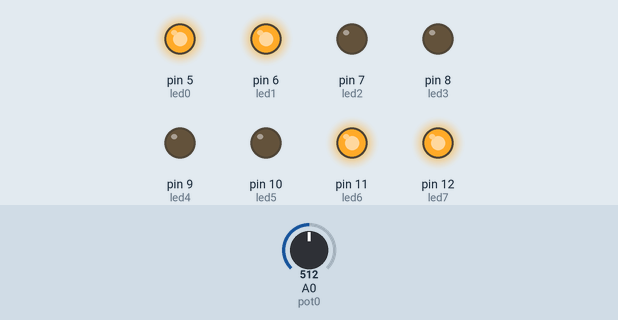
Simulated run of this sketch. Board: Arduino Uno, built with avr-gcc and run on an emulated ATmega328P. Shown: output pins drawn as LEDs (lit = HIGH). The test bench sets the inputs (shaded band); at power-on: A0 (pot0) = 512.

Above: at 6.0 s.
6.1 s: A0 (pot0) set to 122
At 7.9 s:
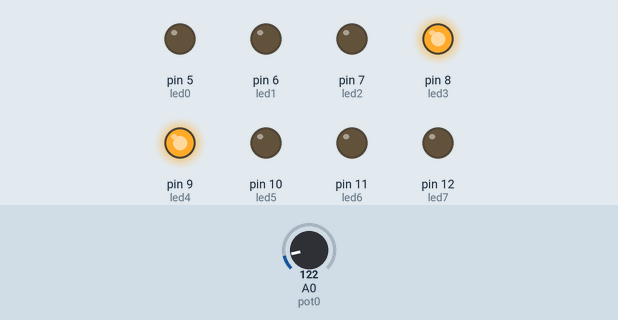
12.3 s: A0 (pot0) set to 0
At 18.4 s:
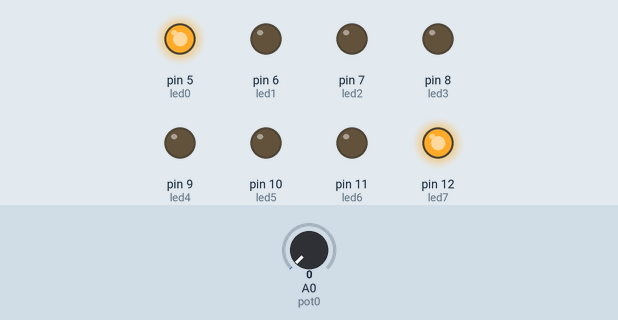
18.5 s: A0 (pot0) set to 306
At 19.38 s:
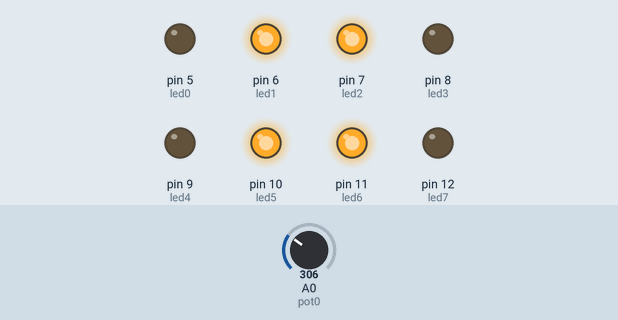
Timing chart, 0 to 30.7 s (numbered marks = the images above; inputs shaded):
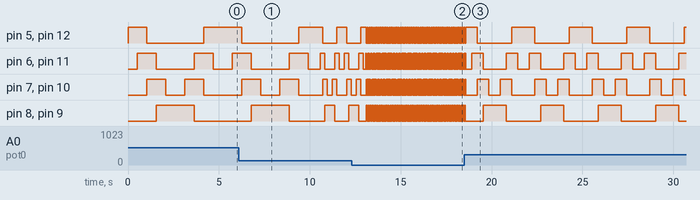

The sketch:

Ex2.ino
```cpp
const byte led0 = 5;
const byte led1 = 6;
const byte led2 = 7;
const byte led3 = 8;
const byte led4 = 9;
const byte led5 = 10;
const byte led6 = 11;
const byte led7 = 12;
const byte pot0 = A0;

unsigned long velocitat = 10;
int valPot0;

void setup()
{
  pinMode(led0, OUTPUT);
  pinMode(led1, OUTPUT);
  pinMode(led2, OUTPUT);
  pinMode(led3, OUTPUT);
  pinMode(led4, OUTPUT);
  pinMode(led5, OUTPUT);
  pinMode(led6, OUTPUT);
  pinMode(led7, OUTPUT);
  Serial.begin(9600);
}

void loop()
{
  valPot0 = analogRead(pot0);
  velocitat = 10 + valPot0;
  digitalWrite(led0, HIGH);
  digitalWrite(led7, HIGH);
  delay(velocitat);

  digitalWrite(led1, HIGH);
  digitalWrite(led6, HIGH);
  delay(velocitat);

  digitalWrite(led0, LOW);
  digitalWrite(led2, HIGH);
  digitalWrite(led5, HIGH);
  digitalWrite(led7, LOW);
  delay(velocitat);

  digitalWrite(led1, LOW);
  digitalWrite(led6, LOW);
  digitalWrite(led3, HIGH);
  digitalWrite(led4, HIGH);
  delay(velocitat);

  digitalWrite(led2, LOW);
  digitalWrite(led5, LOW);

  delay(velocitat*2);


  digitalWrite(led2, HIGH);
  digitalWrite(led5, HIGH);

  delay(velocitat);

  digitalWrite(led3, LOW);
  digitalWrite(led4, LOW);
  digitalWrite(led6, HIGH);
  digitalWrite(led1, HIGH);
  delay(velocitat);

 digitalWrite(led2, LOW);
  digitalWrite(led5, LOW);
  digitalWrite(led0, HIGH);
  digitalWrite(led7, HIGH);
  delay(velocitat);
 digitalWrite(led1, LOW);
  digitalWrite(led6, LOW);
  delay(velocitat);
}
```
